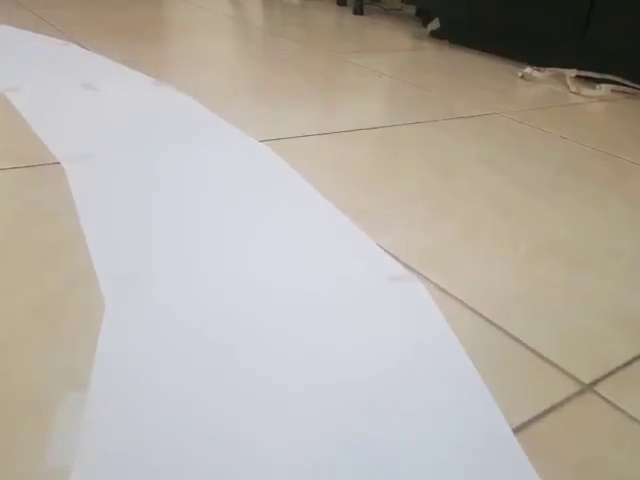
#> input picture frame 73 of vid1.mp4, 640 x 480 px
$ python MurtazaVersion.py
#> lines starting #> are read from the running program, lines starting #| are printed output that depends on the picture; after the words box and inside, x2 and y2 are one past the last pixel; in counts of white or black regions, pixels touching at a corner belong together
### utilies.py
import cv2
import numpy as np


#Dieser Kurs nutzt Farben als Merkmal, statt Kanten. Hier werden die Farbwerte eingegeben
#die in der ColorPickerScript Funktion ermittelt wurden.
def thresholding(img):
    imgHsv = cv2.cvtColor(img, cv2.COLOR_RGB2HSV)
    #lowerWhite = np.array([0,00,60])
    #upperWhite = np.array([ 255, 67, 255 ])
    lowerWhite = np.array([80,0,0])
    upperWhite = np.array([ 255, 160, 255 ])

    maskWhite = cv2.inRange(imgHsv, lowerWhite, upperWhite)
    return maskWhite


#Ziel ist es, die Straße knapp vor/unter dem Wagen zu detektieren. Hierfür wird in dieser
#Funktion die Vogelperspektive durch eine Transformationsmatrize hergestellt, die mit
#manuell ermittelten Werten gefüttert wird.
def warpIMG(img, points,w,h,inv = False):
    pts1 = np.float32(points)
    pts2 = np.float32([[0,0], [w,0], [0,h], [w,h]])
    if inv:
        matrix = cv2.getPerspectiveTransform(pts2, pts1)
    else:
        matrix = cv2.getPerspectiveTransform(pts1, pts2)
    imgWarp = cv2.warpPerspective(img, matrix,(w,h))
    return imgWarp


def nothing(a):
    pass

#Hier müssen bei wT und hT die Seitenformatwerte des Videos eingestellt werden.
#def initializeTrackbars(initialTracbarVals, wT=1280, hT=720):
def initializeTrackbars(initialTracbarVals, wT=640, hT=480):
    cv2.namedWindow("Trackbars")
    cv2.resizeWindow("Trackbars", 360, 240)
    cv2.createTrackbar("Width Top", "Trackbars", initialTracbarVals[0], wT//2, nothing)
    cv2.createTrackbar("Height Top", "Trackbars", initialTracbarVals[1], hT, nothing)
    cv2.createTrackbar("Width Bottom", "Trackbars", initialTracbarVals[2], wT//2, nothing)
    cv2.createTrackbar("Height Bottom", "Trackbars", initialTracbarVals[3], hT, nothing)

def valTrackbars(wT=480, hT=240):
    widthTop = cv2.getTrackbarPos("Width Top", "Trackbars")
    heightTop = cv2.getTrackbarPos("Height Top", "Trackbars")
    widthBottom = cv2.getTrackbarPos("Width Bottom", "Trackbars")
    heightBottom = cv2.getTrackbarPos("Height Bottom", "Trackbars")
    points = np.float32([(widthTop, heightTop), (wT-widthTop, heightTop), (widthBottom, heightBottom), (wT-widthBottom, heightBottom)])
    return points

#Visualisiert die Verzerrungspunkte, damit das Verzerrungsmaß eingeschätzt werden kann
def drawPoints(img, points):
    for x in range(4):
        cv2.circle(img,(int(points[x][0]), int(points[x][1])), 15, (0,0,255), cv2.FILLED)
    return img


#In dieser Funktion werden die Kurvenwerte der binarisierten Strecke ermittelt.
#Pixel die weiß sind, haben einen Wert von 255, überall wo sie Schwarz sind 0.
# Die Pixelwerte werden spaltenweise aufsummiert. Eine linksgerichtete Kurve hat dann
# links des Mittelpunktes einen höheren Wert und eine rechtsgerichtete Kurve hat rechts des Mittelpunktes
# einen höheren Wert.
def getHistogram(img,minPer=0.1,display= False,region=1):

    #Aufaddieren der Spaltenhelligkeitswerte
    if region == 1:
        histValues = np.sum(img, axis=0)
    else:
        #in diesem Fall wird der angezeigte Bildausschnitt proz. verkleinert
        histValues = np.sum(img[img.shape[0]//region:,:], axis=0)
    maxValue = np.max(histValues)
    minValue = minPer*maxValue #Noise cancelling
    #Index kreieren der Werte für "nicht straße" in Kurven
    indexArray = np.where(histValues >= minValue)
    basePoint = int(np.average(indexArray)) #Mittelpunkt finden

    #zwecks Visualisierung, wird dieser Mittelpunkt als Kreis dargestellt
    if display:
        imgHist = np.zeros((img.shape[0], img.shape[1],3),np.uint8)
        for x,intensity in enumerate(histValues):
            cv2.line(imgHist,(x,img.shape[0]),(x,img.shape[0]-intensity//255//region),(255,0,255),1)
            cv2.circle(imgHist,(basePoint,img.shape[0]),20,(0,255,255),cv2.FILLED)#Mittelwert
        return basePoint, imgHist

    return basePoint


def stackImages(scale,imgArray):
    rows = len(imgArray)
    cols = len(imgArray[0])
    rowsAvailable = isinstance(imgArray[0], list)
    width = imgArray[0][0].shape[1]
    height = imgArray[0][0].shape[0]
    if rowsAvailable:
        for x in range ( 0, rows):
            for y in range(0, cols):
                if imgArray[x][y].shape[:2] == imgArray[0][0].shape [:2]:
                    imgArray[x][y] = cv2.resize(imgArray[x][y], (0, 0), None, scale, scale)
                else:
                    imgArray[x][y] = cv2.resize(imgArray[x][y], (imgArray[0][0].shape[1], imgArray[0][0].shape[0]), None, scale, scale)
                if len(imgArray[x][y].shape) == 2: imgArray[x][y]= cv2.cvtColor( imgArray[x][y], cv2.COLOR_GRAY2BGR)
        imageBlank = np.zeros((height, width, 3), np.uint8)
        hor = [imageBlank]*rows
        hor_con = [imageBlank]*rows
        for x in range(0, rows):
            hor[x] = np.hstack(imgArray[x])
        ver = np.vstack(hor)
    else:
        for x in range(0, rows):
            if imgArray[x].shape[:2] == imgArray[0].shape[:2]:
                imgArray[x] = cv2.resize(imgArray[x], (0, 0), None, scale, scale)
            else:
                imgArray[x] = cv2.resize(imgArray[x], (imgArray[0].shape[1], imgArray[0].shape[0]), None,scale, scale)
            if len(imgArray[x].shape) == 2: imgArray[x] = cv2.cvtColor(imgArray[x], cv2.COLOR_GRAY2BGR)
        hor= np.hstack(imgArray)
        ver = hor
    return ver

### MurtazaVersion.py
#MurtazaVersion
#source:https://www.youtube.com/channel/UCYUjYU5FveRAscQ8V21w81A
#source:https://www.murtazahassan.com/courses/self-driving-car-using-raspberry-pi/

import cv2
import numpy as np
import utilies

curveList = []
avgVal = 10


#Funktion um die Kurvenlage durch ein verzerrtes Bild der Strecke zu determinieren
def getLaneCurve(img,display=2):
    #Kopie zum bearbeiten erstellen
    imgCopy = img.copy()
    imgResult = img.copy()

    #Schwellwert kontrastiertes Bild
    imgThres = utilies.thresholding(img)


    #Trackbars einfügen
    hT,wT,c = img.shape
    points = utilies.valTrackbars()
    #Bild krümmen
    imgWarp = utilies.warpIMG(imgThres,points,wT,hT)
    imgWarpPoints = utilies.drawPoints(imgCopy,points)

    #Krümmungswerte ermitteln
    middlePoint,imgHist = utilies.getHistogram(imgWarp,display=True,minPer=0.5,region=4)
    curveAveragePoint,imgHist = utilies.getHistogram(imgWarp,display=True,minPer=0.9)
    #curveRaw zeigt die Intensität der Kurve an. Wenn der Mittelwert 240 ist, geht in einer starken
    #Linkskurve zum Beispiel der Wert ins negative. In einer Rechtskurve stärker ins Positive
    curveRaw = curveAveragePoint - middlePoint

    #Mittelwerte der Kurvenwerte ermitteln für flüssigere Darstellung
    curveList.append(curveRaw)
    if len(curveList)>avgVal:
        curveList.pop(0)
    curve = int(sum(curveList)/len(curveList))

    #Anzeigeeinstellungen (reinkopiert)
    if display != 0:
        imgInvWarp = utilies.warpIMG(imgWarp, points, wT, hT,inv = True)
        imgInvWarp = cv2.cvtColor(imgInvWarp,cv2.COLOR_GRAY2BGR)
        imgInvWarp[0:hT//3,0:wT] = 0,0,0
        imgLaneColor = np.zeros_like(img)
        imgLaneColor[:] = 0, 255, 0
        imgLaneColor = cv2.bitwise_and(imgInvWarp, imgLaneColor)
        imgResult = cv2.addWeighted(imgResult,1,imgLaneColor,1,0)
        midY = 450
        cv2.putText(imgResult,str(curve),(wT//2-80,85),cv2.FONT_HERSHEY_COMPLEX,2,(255,0,255),3)
        cv2.line(imgResult,(wT//2,midY),(wT//2+(curve*3),midY),(255,0,255),5)
        cv2.line(imgResult, ((wT // 2 + (curve * 3)), midY-25), (wT // 2 + (curve * 3), midY+25), (0, 255, 0), 5)
        for x in range(-30, 30):
            w = wT // 20
            cv2.line(imgResult, (w * x + int(curve//50 ), midY-10),
                        (w * x + int(curve//50 ), midY+10), (0, 0, 255), 2)
        #fps = cv2.getTickFrequency() / (cv2.getTickCount() - timer);
        #cv2.putText(imgResult, 'FPS '+str(int(fps)), (20, 40), cv2.FONT_HERSHEY_SIMPLEX, 1, (230,50,50), 3);
    if display == 2:
        #Kramt Fenster zusammen
        imgStacked = utilies.stackImages(0.7,([img,imgWarpPoints,imgWarp],
                                            [imgHist,imgLaneColor,imgResult]))
        cv2.imshow('ImageStack',imgStacked)
    elif display == 1:
        cv2.imshow('Result',imgResult)

    # [4 lines of commented-out code are left out]
    return curve


#Der Kurs will ein modular ansteuerbares Gerät erschaffen
#daher die main Bedingung
if __name__ == '__main__':
    #cap = cv2.VideoCapture("test2.mp4")
    cap = cv2.VideoCapture("vid1.mp4")
    #initialTrackbarVals = [0, 179, 0, 188]
    initialTrackbarVals = [102, 80, 20, 214]
    utilies.initializeTrackbars(initialTrackbarVals)
    frameCounter = 0
    while True:
        #Bild wiederholen
        frameCounter +=1
        if cap.get(cv2.CAP_PROP_FRAME_COUNT) == frameCounter:
            cap.set(cv2.CAP_PROP_POS_FRAMES, 0)
            frameCounter = 0

        success, img = cap.read()
#> img is the input picture: shape (480, 640, 3); mean B, G, R 167.4, 175.7, 181.8
        img = cv2.resize(img,(480,240))
#> img: shape (240, 480, 3)
        #mit dem displaywert bestimmt man, wieviel angezeigt wird
        #0 = trackbar, 1 = Result, 2 = alles
        curve =  getLaneCurve(img,display=2)
#> in thresholding, `imgHsv = cv2.cvtColor(img, cv2.COLOR_RGB2HSV)`: imgHsv: shape (240, 480, 3); mean H, S, V 69.7, 35.7, 186.3
#> in thresholding, `maskWhite = cv2.inRange(imgHsv, lowerWhite, upperWhite)`:
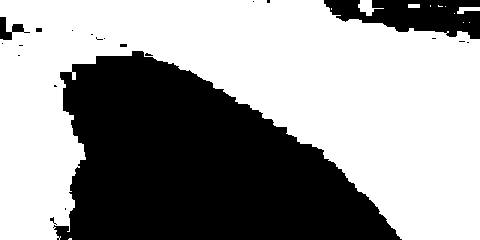
#> maskWhite: shape (240, 480); 59.8% white; 21 black regions (16 under 20 px), largest, box (x1, y1, x2, y2) and area: (53, 51, 402, 240) 42074, (324, 0, 480, 39) 3854, (0, 17, 30, 40) 279, (36, 28, 42, 32) 24, (120, 44, 127, 47) 21
#> after the loop in drawPoints, `for x in range(4):`:
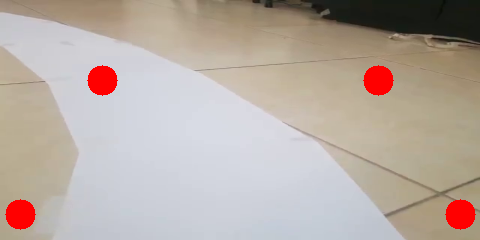
#> img: shape (240, 480, 3); mean B, G, R 163.6, 171.5, 183.7
#> in getHistogram, `histValues = np.sum(img[img.shape[0]//region:,:], axis=0)`: histValues = 480 values, max 45900 at index 395, min 0 at index 57, mean 16466
#> in getHistogram, `maxValue = np.max(histValues)`: maxValue = 45900
#> in getHistogram, `minValue = minPer*maxValue`: minValue = 22950
#> in getHistogram, `basePoint = int(np.average(indexArray))`: basePoint = 336
#> the loop in getHistogram, `for x,intensity in enumerate(histValues):` made 480 passes
#> intensity on passes 1 to 3: 32154, 31588, 31030
#> after the loop in getHistogram, `for x,intensity in enumerate(histValues):`:
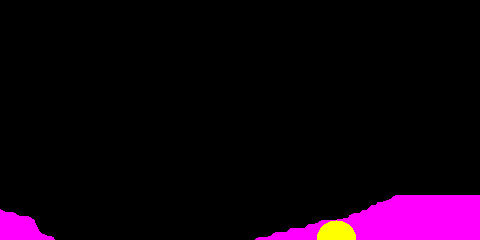
#> imgHist: shape (240, 480, 3); mean of channels 0, 1, 2 15.6, 1.3, 16.9; drawn as B, G, R
#> call 2 of getHistogram, with minPer = 0.9, display = True, region = 1
#> in getHistogram (call 2), `histValues = np.sum(img, axis=0)`: histValues = 480 values, max 61200 at index 395, min 0 at index 57, mean 25032.6
#> in getHistogram (call 2), `maxValue = np.max(histValues)`: maxValue = 61200
#> in getHistogram (call 2), `minValue = minPer*maxValue`: minValue = 55080
#> in getHistogram (call 2), `basePoint = int(np.average(indexArray))`: basePoint = 431
#> the loop in getHistogram (call 2), `for x,intensity in enumerate(histValues):` made 480 passes
#> after the loop in getHistogram (call 2), `for x,intensity in enumerate(histValues):`:
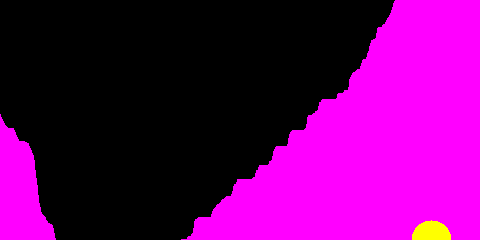
#> imgHist: shape (240, 480, 3); mean of channels 0, 1, 2 102.6, 1.3, 104; drawn as B, G, R
#> in getLaneCurve, `curveRaw = curveAveragePoint - middlePoint`: curveRaw = 95
#> in getLaneCurve, `imgLaneColor = cv2.bitwise_and(imgInvWarp, imgLaneColor)`:
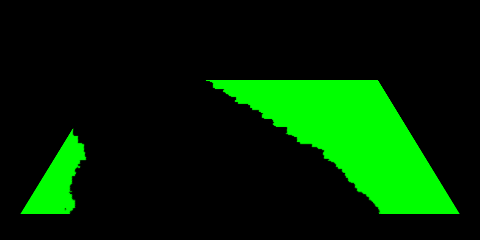
#> imgLaneColor: shape (240, 480, 3); mean B, G, R 0, 39.6, 0
#> in getLaneCurve, `cv2.putText(imgResult,str(curve),(wT//2-80,85),cv2.FONT_HERSHEY_COMPLE..`:
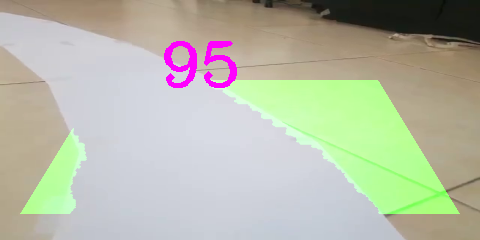
#> imgResult: shape (240, 480, 3); mean B, G, R 168.3, 185.3, 182.6
#> after the loop in stackImages, `for x in range(0, rows):`: hor = 2 items
#> in stackImages, `ver = np.vstack(hor)`:
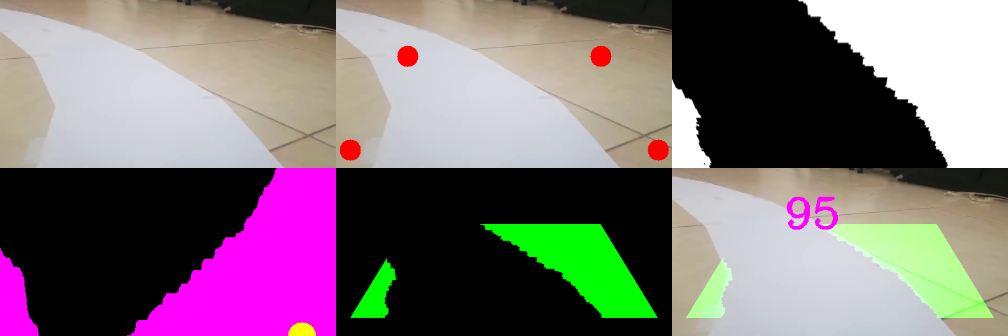
#> ver: shape (336, 1008, 3); mean of channels 0, 1, 2 117.7, 113, 126.1; drawn as B, G, R
#> curve = 95
        print(curve)
#| 95
        if not success:
            break
        #cv2.imshow('Vid',img)
        if cv2.waitKey(1) == ord('q'):
#> (key q is pressed here)
                break
    cap.release()
    cv2.destroyAllWindows()

$ run again, starting later in the video
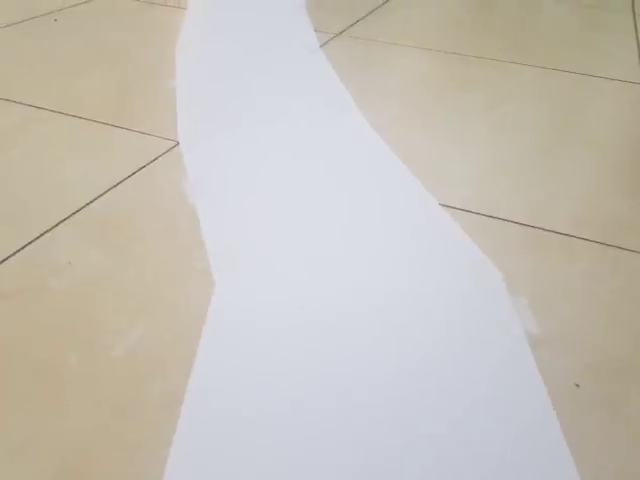
#> input picture frame 329 of vid1.mp4, 640 x 480 px
#> img is the input picture: shape (480, 640, 3); mean B, G, R 184.2, 192.9, 198.1
#> imgHsv: shape (240, 480, 3); mean H, S, V 65, 30.5, 202.7
#> maskWhite: shape (240, 480); 60.8% white; 5 black regions (3 under 20 px), largest, box (x1, y1, x2, y2) and area: (129, 0, 429, 240) 45107, (138, 19, 146, 22) 21
#> in getHistogram, `histValues = np.sum(img[img.shape[0]//region:,:], axis=0)`: histValues = 480 values, max 45900 at index 0, min 0 at index 143, mean 18354.3
#> maxValue = 45900
#> minValue = 22950
#> basePoint = 180
#> curveAveragePoint = 186
#> curveRaw = 6
#> in getLaneCurve, `cv2.putText(imgResult,str(curve),(wT//2-80,85),cv2.FONT_HERSHEY_COMPLE..`:
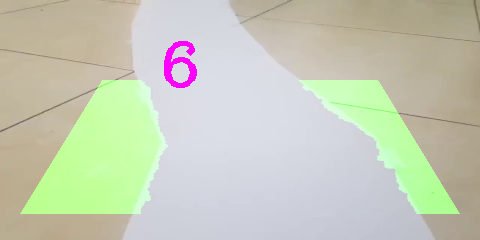
#> imgResult: shape (240, 480, 3); mean B, G, R 184.4, 203.2, 198.4
#> after the loop in stackImages, `for x in range(0, rows):`: hor = 2 items
#> in stackImages, `ver = np.vstack(hor)`:
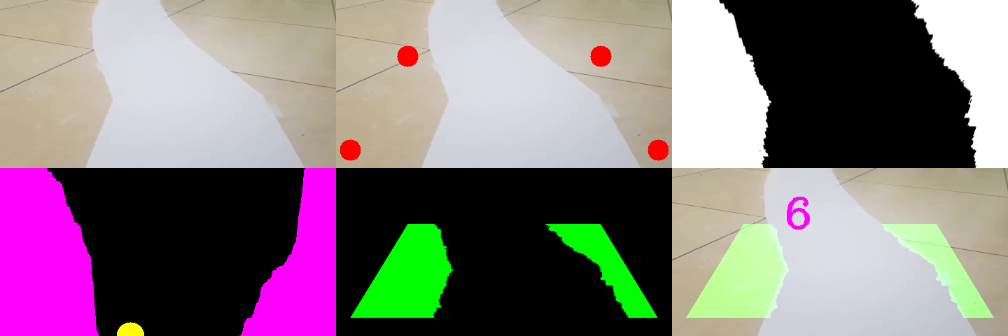
#> ver: shape (336, 1008, 3); mean of channels 0, 1, 2 126.2, 122.1, 134.3; drawn as B, G, R
#> `curve =  getLaneCurve(img,display=2)`: curve = 6
#| 6

$ run again, starting later in the video
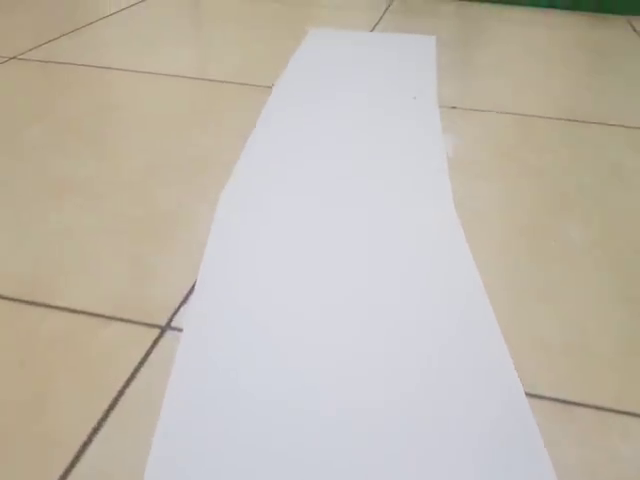
#> input picture frame 586 of vid1.mp4, 640 x 480 px
#> img is the input picture: shape (480, 640, 3); mean B, G, R 174.5, 185.8, 192.9
#> imgHsv: shape (240, 480, 3); mean H, S, V 65.5, 34.5, 196.3
#> maskWhite: shape (240, 480); 62.5% white; 8 black regions (6 under 20 px), largest, box (x1, y1, x2, y2) and area: (111, 16, 412, 240) 42536, (375, 0, 480, 8) 602
#> in getHistogram, `histValues = np.sum(img[img.shape[0]//region:,:], axis=0)`: histValues = 480 values, max 45900 at index 0, min 0 at index 134, mean 19377.2
#> maxValue = 45900
#> minValue = 22950
#> basePoint = 212
#> curveAveragePoint = 202
#> curveRaw = -10
#> in getLaneCurve, `cv2.putText(imgResult,str(curve),(wT//2-80,85),cv2.FONT_HERSHEY_COMPLE..`:
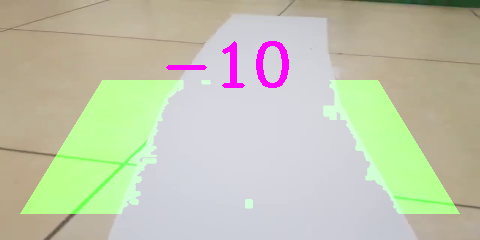
#> imgResult: shape (240, 480, 3); mean B, G, R 175, 196.9, 193.5
#> after the loop in stackImages, `for x in range(0, rows):`: hor = 2 items
#> in stackImages, `ver = np.vstack(hor)`:
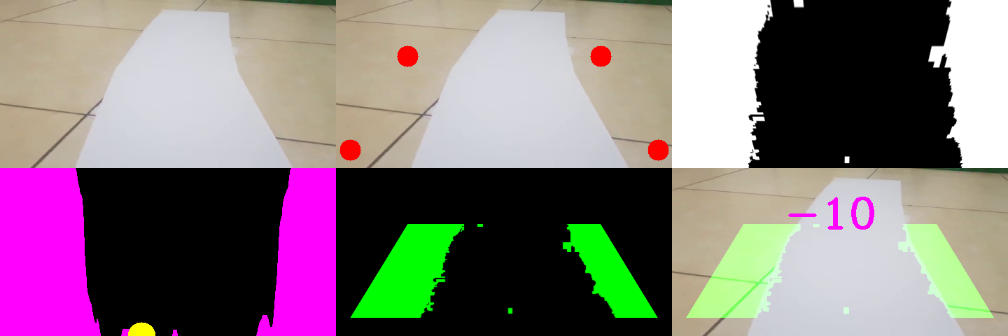
#> ver: shape (336, 1008, 3); mean of channels 0, 1, 2 123.4, 120.1, 133.8; drawn as B, G, R
#> `curve =  getLaneCurve(img,display=2)`: curve = -10
#| -10
